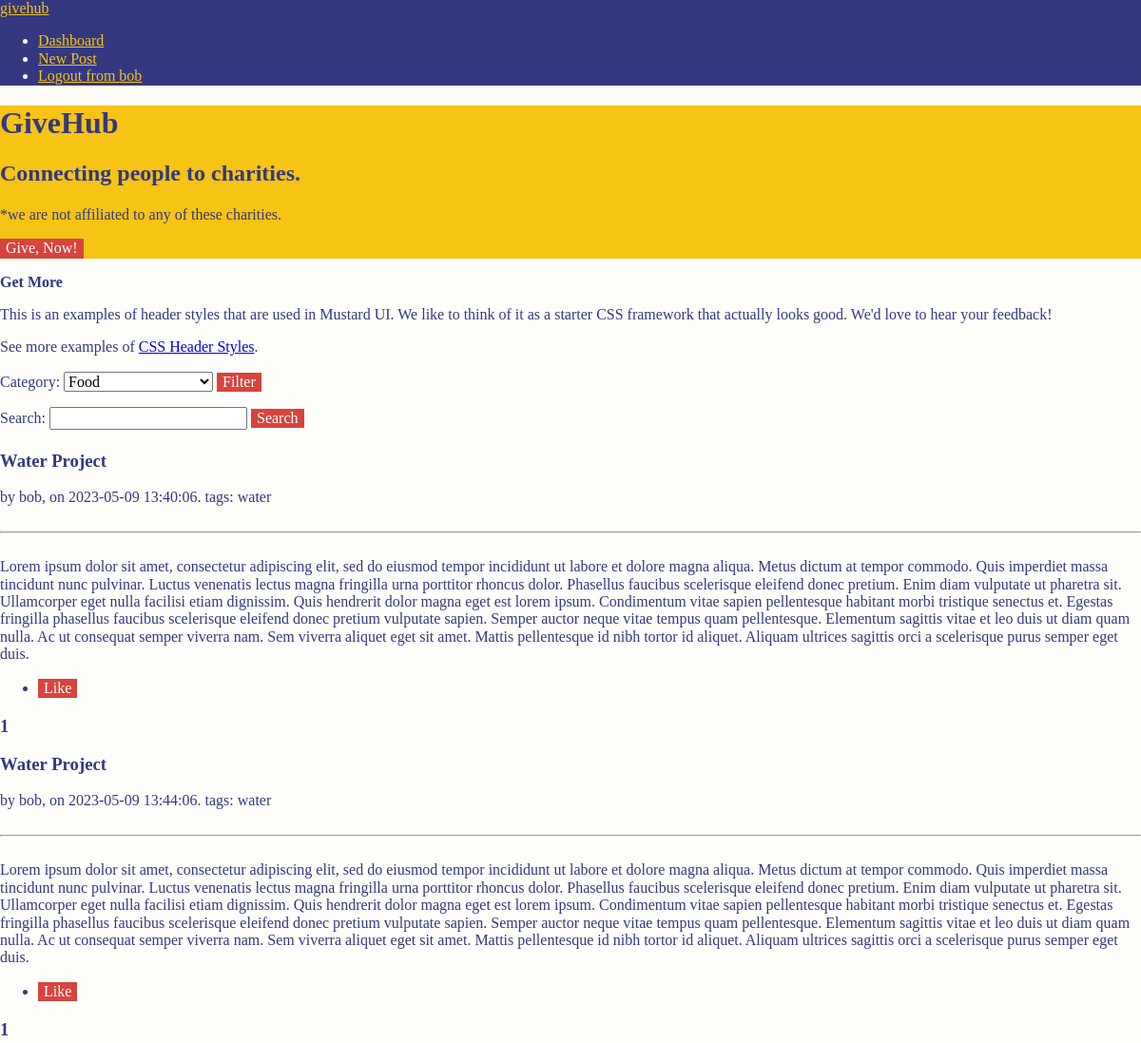
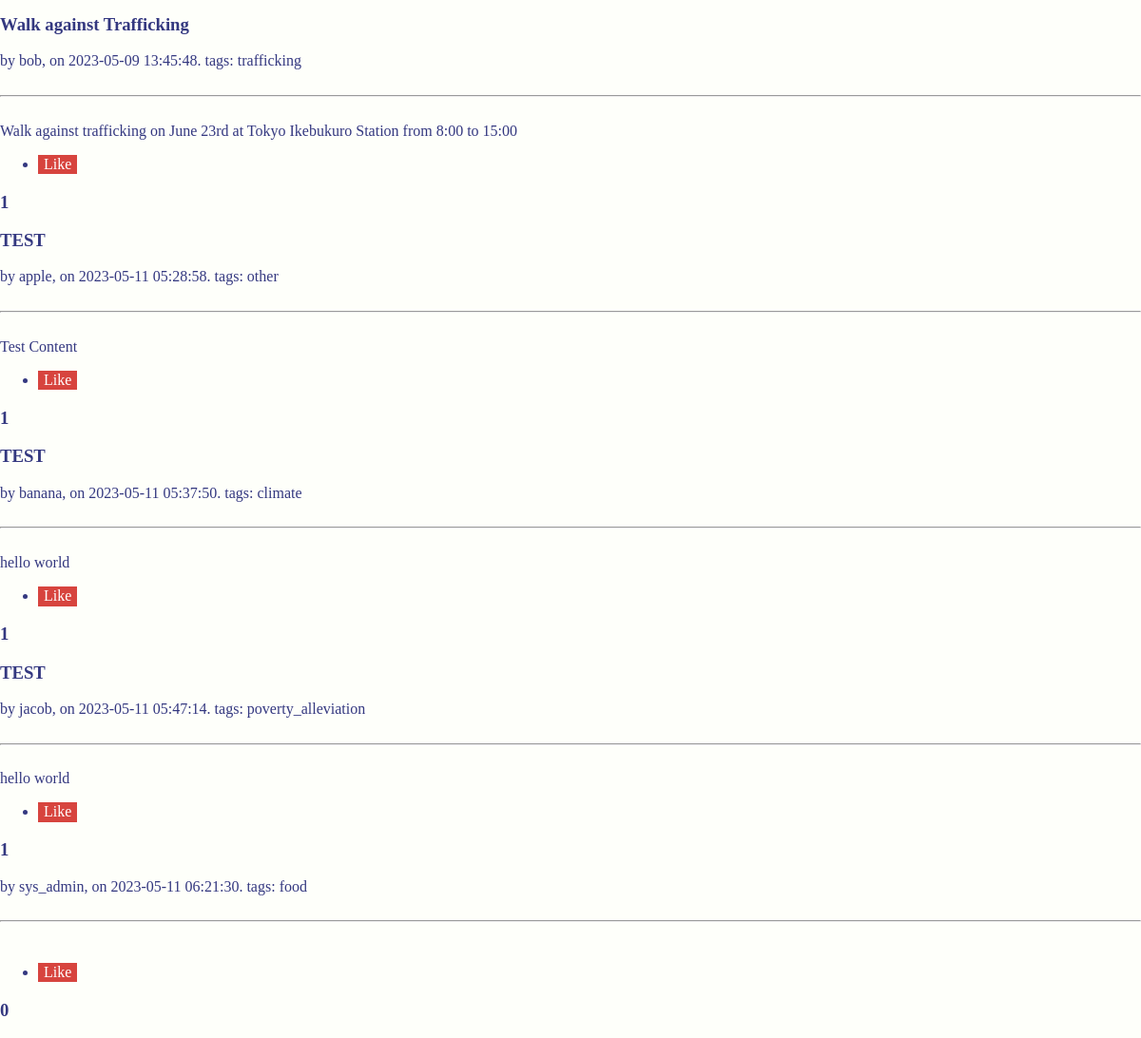
Screenshot of / (signed in) with the database file from the repository (2 pictures, top to bottom).
### app.py (models this page shows, shortened)
class Charity(db.Model):
	id = db.Column(db.Integer, primary_key=True)
	email = db.Column(db.String, unique=True, nullable=False)
	username = db.Column(db.String, unique=True, nullable=False)
	password = db.Column(db.String, unique=False, nullable=False)
	posts = db.relationship('Posts', backref='author', lazy='dynamic')

class Posts(db.Model):
	id = db.Column(db.Integer, primary_key = True)
	user_id = db.Column(db.Integer, db.ForeignKey('charity.id'))
	title = db.Column(db.String(1000), nullable=False) # Added this line
	content = db.Column(db.String(1000), nullable=False)
	category = db.Column(db.String(1000), nullable=False)
	timestamp = db.Column(DateTime(timezone=True), default=func.now())
	likes = db.relationship('PostLike', backref='post', lazy='dynamic')
	def get_like_count(self):
		return self.likes.count()

### app.py (the view)
@app.route("/", methods=['GET','POST'])
def index():
	data = []
	if request.method == 'POST':
		category = request.form['category']
		if not (category == "all"):
			posts = Posts.query.filter_by(category=category).all()
			for p in posts:
				data.append((p.id, p.author.username, p.title, p.content, p.category, p.timestamp, p.get_like_count()))
			return render_template("landing.html", data=data, category=category)
		else:
			posts = Posts.query.all()
			for p in posts:
				data.append((p.id, p.author.username, p.title, p.content, p.category, p.timestamp, p.get_like_count()))
			return render_template("landing.html", data=data)
	else:
		posts = Posts.query.all()
		for p in posts:
			data.append((p.id, p.author.username, p.title, p.content, p.category, p.timestamp, p.get_like_count()))
		return render_template("landing.html", data=data)

### templates/landing.html (shortened to what this page needs)
{% extends "base.html" %}
{% block content %}
<header>
    <h1 class="title">GiveHub</h1>
    <h2 class="subtitle">Connecting people to charities.</h2>
    <p class="disclaimer">*we are not affiliated to any of these charities.</p>
    <button class="get-started button button-primary button-large">Give, Now!</button>
</header>
<section>
    <p class="h3"><strong>Get More</strong></p>
    <p>This is an examples of header styles that are used in Mustard UI.  We like to think of it as a starter CSS framework that actually looks good.  We'd love to hear your feedback!</p>
    <p>See more examples of <a href="https://mustard-ui.com/docs/header">CSS Header Styles</a>.</p>
</section>
<section class="section-secondary">
    <section>
        <div class="row">
            <div class="col">
                <form id="filter-form" method="POST">
                    <label for="category">Category:</label>
                    <select id="category" name="category">
                        <option value="food">Food</option>
                    </select>
                    <button type="submit">Filter</button>
                </form>
            </div>
            <div class="col">
                <form action="{{ url_for('search') }}" method="GET">
                    <label for="query">Search:</label>
                    <input type="text" name="query">
                    <button type="submit">Search</button>
                </form>
            </div>
        </div>
    </section>
    {% if data %}
        {% for post in data %}
            <div class="col col-md-6">
                <div class="card">
                    <h3 class="card-title">{{ post[2] }}</h3>
                    by {{ post[1] }}, on {{ post[5] }}. tags: {{ post[4] }}
                    <br><br><hr><br>
                    {{ post[3] }}
                    <ul class="card-actions">
                        <li>
                            <form action="{{ url_for('like_post') }}" method="post">
                                <button type="submit">
                                    Like
                                </button>
                            </form>
                        </li>
                    </ul>
                    <h3 class="card-title">{{ post[6] }}</h3>
                </div>
            </div>
        {% endfor %}
    {% endif %}
</section>
{% endblock %}

### templates/nav_logged_in.html
<nav>
    <div class="nav-container">
        <div class="nav-logo">
            <a href="/">givehub</a>
        </div>
        <ul class="nav-links">
            <li><a href="/dashboard">Dashboard</a></li>
            <li><a href="/new_post">New Post</a></li>
            <li><a href="/logout">Logout from {{ session['username']}}</a></li>
        </ul>
    </div>
</nav>

### static/style.css (style rules this page uses)
:root { --primary_background: #fefffa !important; --primary_text_color: #343880 !important; --secondary_background: #343880 !important; --secondary_text_color: #fefffa !important; --accent_color: #f5c415 !important; --button_background: #d7443e !important; --button_color: #fff !important; --button_hover: #343880 !important; }
body { color: var(--primary_text_color) !important; background-color: var(--primary_background); }
nav { background-color: var(--secondary_background) !important; color: var(--secondary_text_color) !important; }
.nav-logo a { color: var(--accent_color) !important; }
.nav-links a { color: var(--accent_color) !important; }
button { background-color: var(--button_background) !important; color: var(--button_color) !important; border: none !important; }
header { background-color: var(--accent_color) !important; }

### rows the page displays
Charity: username "bob", username "bob" "bob" "bob"
Posts: title "Water Project", timestamp "2023-05-09 13:40:06", category "water", content "Lorem ipsum dolor sit amet, consectetur adipiscing elit, sed do eiusmod tempor incididunt ut labore et dolore magna aliqua. Metus dictum at tempor commodo. Quis imperdiet massa tincidunt nunc pulvinar. Luctus venenatis lectus magna fringilla urna porttitor rhoncus dolor. Phasellus faucibus scelerisque eleifend donec pretium. Enim diam vulputate ut pharetra sit. Ullamcorper eget nulla facilisi etiam dignissim. Quis hendrerit dolor magna eget est lorem ipsum. Condimentum vitae sapien pellentesque habitant morbi tristique senectus et. Egestas fringilla phasellus faucibus scelerisque eleifend donec pretium vulputate sapien. Semper auctor neque vitae tempus quam pellentesque. Elementum sagittis…"
Posts: title "Water Project", timestamp "2023-05-09 13:44:06", category "water", content "Lorem ipsum dolor sit amet, consectetur adipiscing elit, sed do eiusmod tempor incididunt ut labore et dolore magna aliqua. Metus dictum at tempor commodo. Quis imperdiet massa tincidunt nunc pulvinar. Luctus venenatis lectus magna fringilla urna porttitor rhoncus dolor. Phasellus faucibus scelerisque eleifend donec pretium. Enim diam vulputate ut pharetra sit. Ullamcorper eget nulla facilisi etiam dignissim. Quis hendrerit dolor magna eget est lorem ipsum. Condimentum vitae sapien pellentesque habitant morbi tristique senectus et. Egestas fringilla phasellus faucibus scelerisque eleifend donec pretium vulputate sapien. Semper auctor neque vitae tempus quam pellentesque. Elementum sagittis…"
Posts: title "Walk against Trafficking", timestamp "2023-05-09 13:45:48", category "trafficking", content "Walk against trafficking on June 23rd at Tokyo Ikebukuro Station from 8:00 to 15:00"
Posts: title "TEST", timestamp "2023-05-11 05:28:58", category "other", content "Test Content"
Charity: username "apple"
Posts: title "TEST", timestamp "2023-05-11 05:37:50", category "climate", content "hello world"
Charity: username "banana"
Posts: title "TEST", timestamp "2023-05-11 05:47:14", category "poverty_alleviation", content "hello world"
Charity: username "jacob"
Charity: username "sys_admin"
Posts: timestamp "2023-05-11 06:21:30", category "food"

### other values shown
{{ post[6] }} "1" "1" "1" "1" "1" "1" "0"
